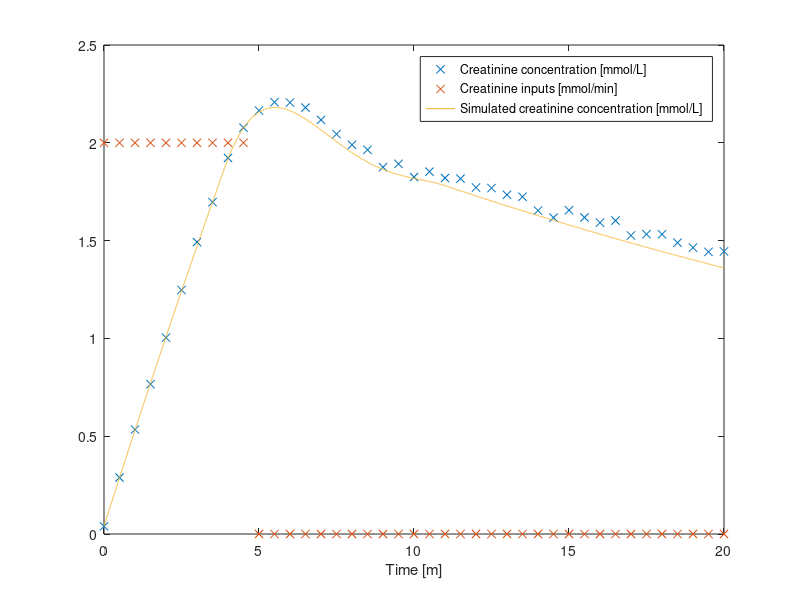

Write MATLAB code to recreate this figure.
%% INTEGRAL METHOD
clear; clc; close all

%% LOAD DATA
data = load("IM_data/IM_Data_1.mat")
t = data.t
U = data.U
C = data.C
C_ID_Sim = data.C_ID_Sim
t_Sim = data.t_Sim

delta_t = t(2)-t(1)
V = 4 % [L]

%% SET TRAPEZIUM INTERVAL
interval = 2 % larger interval can lose information if rapid changes are present, i.e. occuring inside the interval
n = length(t)

%% PLOT
plot(t, [C U], 'x')
hold on
xlabel("Time [m]")

X = zeros(n,1);
Y = zeros(n,1);

%% MAIN LOOP
for i = 1:n-interval
    % trapezium expansion -> integral(a,b,X) = delta_t/2*(Xa + Xb + 2*(Xa+1
    % Xa+2... Xb-2
    % sum the ends of the trapezium and then add everything in between
    C_trapezium = (0.5*delta_t)*(C(i) + C(i+interval) + 2*sum(C(i+1:i+interval-1)));

    C_difference = C(i+interval) - C(i);

    U_trapezium = (0.5*delta_t)*(U(i) + U(i+interval) + 2*sum(U(i+1:i+interval-1)));

    X(i,1) = -C_trapezium;
    Y(i,1) = C_difference - U_trapezium/V;
end

% K = inv(X'*X)*X'*Y
K = X\Y

%% PLOT FORWARD SIM MODEL
plot(t_Sim, C_ID_Sim)
legend("Creatinine concentration [mmol/L]", "Creatinine inputs [mmol/min]", "Simulated creatinine concentration [mmol/L]")